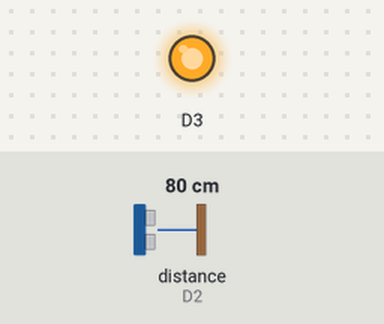
This sketch was run on a simulated ESP8266 (NodeMCU). Parts: output pins drawn as LEDs (lit = HIGH). Wiring (inferred from the names in the program): ultrasonic range finder: trigger D1; echo D2. The inputs (shaded band) are chosen by the test bench; at power-on: distance to the obstacle (sensor on D2) 80 cm. The echo pulse lasts 58.3 µs per cm; pins used as bus, display or sensor lines are not drawn; what the sketch prints to the serial monitor is not drawn.

Above: at 2.4 s.
2.5 s: distance to the obstacle (sensor on D2) set to 2 cm
At 3.2 s:
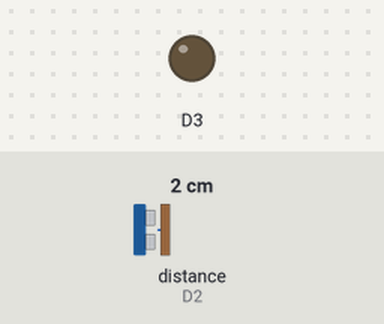
6.0 s: distance to the obstacle (sensor on D2) set to 60 cm
Timing chart, 0 to 15.5 s (numbered marks = the images above; inputs shaded):
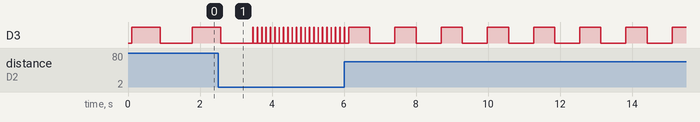

The sketch:

____.ino
```cpp
int trig = D1;
int echo = D2;


void setup() {
  Serial.begin(9600);
  pinMode(trig,OUTPUT);
  pinMode(echo,INPUT);
  pinMode(D3,OUTPUT);
}

void loop() {
  digitalWrite(trig,HIGH);
  delayMicroseconds(10);
  digitalWrite(trig,LOW);

  int distance=pulseIn(echo,HIGH)*17/1000;
  Serial.print(distance);
  Serial.println("cm");
  delay(100);

  int Time = map(distance,0,400,0,4000);
  digitalWrite(D3,HIGH);
  delay(Time);
  digitalWrite(D3,LOW);
  delay(Time);

  }
```
